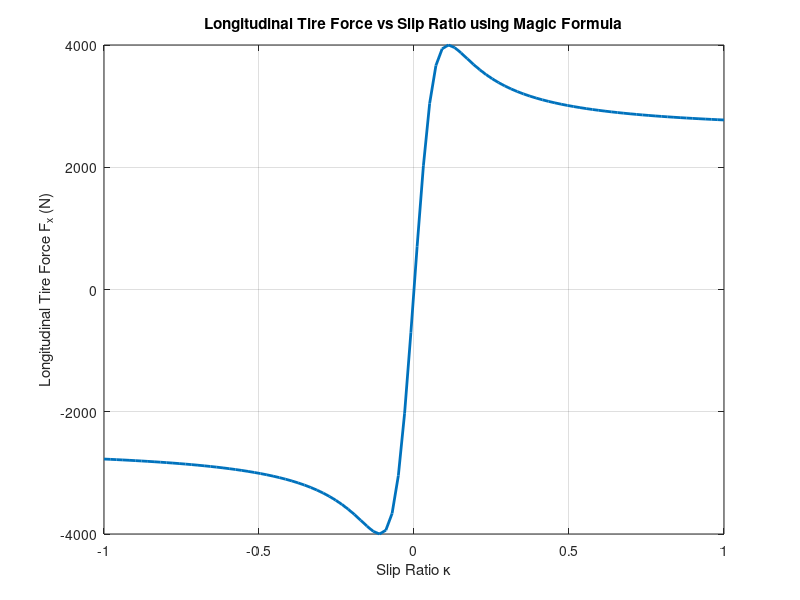

MATLAB code to generate this figure:
% Magic Formula coefficients (example values, modify based on your tire data)
B=11.275; C=1.56; D=1; E=-0.97;

%B=11.275; C=1.56; D=1; E=-0.97;
% Vehicle and tire parameters
R = 0.334; % Radius of the tire in meters
Fz = 4000; % Normal load on the tire in Newtons (modify as per your vehicle's weight distribution)

% Slip ratio range (from -1 to 1)
alpha = linspace(-1, 1, 100);

% Calculate the tire force using the Magic Formula
f =  D * sin(C * atan(B * alpha - E * (B * alpha - atan(B * alpha))))

tire_force=f.*Fz;
% Plot the tire force vs slip ratio
figure;
plot(alpha, tire_force, 'LineWidth', 2);
xlabel('Slip Ratio \kappa');
ylabel('Longitudinal Tire Force F_x (N)');
title('Longitudinal Tire Force vs Slip Ratio using Magic Formula');
grid on;
